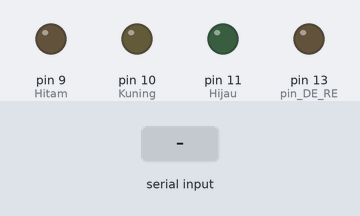
Recording of a sketch running on a simulated Arduino Uno, built with avr-gcc and run on an emulated ATmega328P. Shown: output pins drawn as LEDs (lit = HIGH). Inputs (shaded band) come from the test bench.

Above: at 1.2 s.
1.3 s: "OUT:GATE:OPEN\n" received over Serial
At 2.4 s:
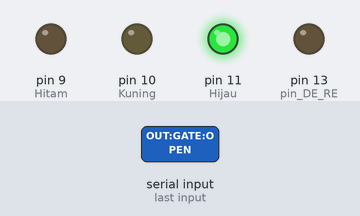
2.8 s: "OUT:GATE:CLOSE\n" received over Serial
At 3.7 s:
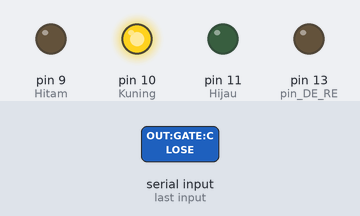
4.3 s: "OUT:GATE:STOP\n" received over Serial
At 4.7 s:
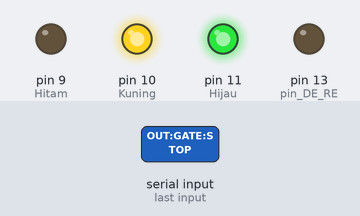
Timing chart, 0 to 7.3 s (numbered marks = the images above; inputs shaded):
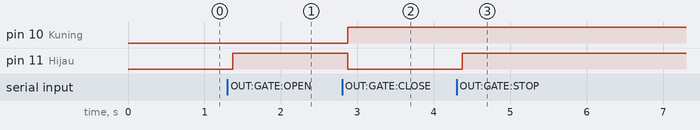

The sketch:

FirmwareGateV3.ino
```cpp
char data[15];  // Ukuran array sesuai kebutuhan (5 karakter + 1 null terminator)
#define Hitam 9
#define Kuning 10
#define Hijau 11
#define pin_DE_RE 13

// #define Hitam A0
// #define Kuning A1
// #define Hijau A2
// char receivedChar;
String Text;

void setup() {
  Serial.begin(4800);
  pinMode(Hitam, OUTPUT);
  pinMode(Kuning, OUTPUT);
  pinMode(Hijau, OUTPUT);
  pinMode(pin_DE_RE, OUTPUT);
}
void loop() {
  if (Serial.available()) {
    // Serial.println("detect");
    mode_terima();
    char receivedChar = Serial.read();
    if (receivedChar == '\n') {
      // Text = String(receivedChar);
      if (strcmp(data, "OUT:GATE:OPEN") == 0) {
        open();
        delay(500);
        // stop();
      }
      if (strcmp(data, "OUT:GATE:CLOSE") == 0) {
        close();
        delay(500);
        // stop();
      }
      if (strcmp(data, "OUT:GATE:STOP") == 0) {
        stop();
        delay(500);
        // standby();
      }
      // Reset array untuk menerima karakter berikutnya
      memset(data, 0, sizeof(data));
      receivedChar = "";
      // Reset array untuk menerima karakter berikutnya
      // memset(data, 0, sizeof(data));
    } else {
      // Selama belum menerima newline, tambahkan karakter ke array
      // data[strlen(data)] = receivedChar;
      data[strlen(data)] = receivedChar;
    }
  }

}

void open() {
  digitalWrite(Hitam, LOW);
  digitalWrite(Kuning, LOW);
  digitalWrite(Hijau, HIGH);
}

void close() {
  digitalWrite(Hitam, LOW);
  digitalWrite(Kuning, HIGH);
  digitalWrite(Hijau, LOW);
}

void stop() {

  digitalWrite(Hitam, LOW);
  digitalWrite(Kuning, HIGH);
  digitalWrite(Hijau, HIGH);
}

void standby() {

  digitalWrite(Hitam, LOW);
  digitalWrite(Kuning, LOW);
  digitalWrite(Hijau, LOW);
}

void mode_kirim()
{
  digitalWrite(pin_DE_RE, HIGH); //kondisikan posisi kirim data
  delay(10);
}

void mode_terima()
{
  digitalWrite(pin_DE_RE, LOW); //kondisikan posisi terima data
  delay(5);
}
```

Measured:
- after the input at 1.3 s, pin 11 (Hijau): LOW → HIGH after 0.07 s
- after the input at 2.8 s, pin 10 (Kuning): LOW → HIGH after 0.08 s; pin 11 (Hijau): HIGH → LOW after 0.08 s
- after the input at 4.3 s, pin 11 (Hijau): LOW → HIGH after 0.07 s
